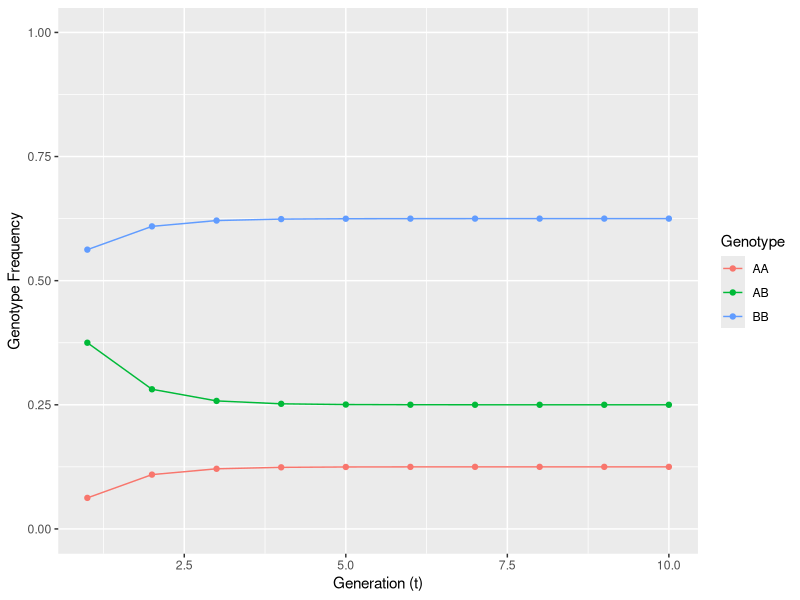
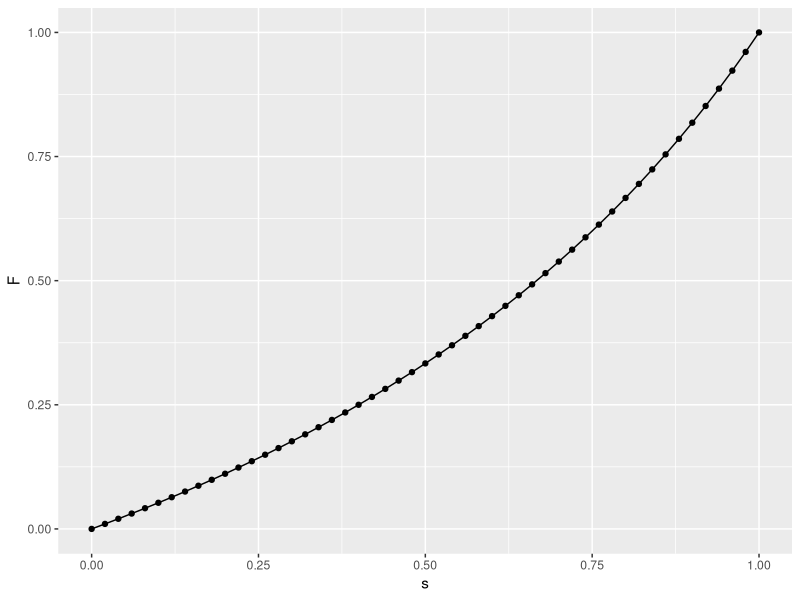

The R script that drew these images, in order:
## ---- chunk 1
p <- fAA <- fAB <- fBB <- rep(NA,10)
p[1] <- 0.25
fAA[1] <- p[1]^2
fAB[1] <- 2*p[1]*(1-p[1])
fBB[1] <- (1-p[1])^2
## ---- chunk 2
cbind(p,fAA,fAB,fBB)
## ---- chunk 3
s <- 0.5
for(i in 2:10){
  fAA[i] <- s*(fAA[i-1] + fAB[i-1]/4) + (1-s)*p[i-1]^2
  fAB[i] <- s*fAB[i-1]/2 + (1-s)*2*p[i-1]*(1-p[i-1])
  fBB[i] <- s*(fBB[i-1] + fAB[i-1]/4) + (1-s)*(1-p[i-1])^2
  p[i] <- fAA[i] + fAB[i]/2
}
## ---- chunk 4
require(ggplot2)
df <- data.frame( F=c(fAA,fAB,fBB), T=rep( 1:10, times=3), Genotype=rep(c("AA","AB","BB"), each=length(fAA)))
ggplot(df,aes(x=T,y=F,color=Genotype)) + geom_line() + geom_point() + xlab("Generation (t)") + ylab("Genotype Frequency") + ylim(0,1)
## ---- chunk 5
fAA + fAB + fBB
## ---- chunk 6
equilbrium.Q <- function(p,s){
  q <- 1-p
  return(((1 - s) * 4 * p * q)/(2 - s))
}
## ---- chunk 7
equilbrium.Q(0.5,1)
equilbrium.Q(0.5,0)
equilbrium.Q(0.25,0.25)
## ---- chunk 8
df <- data.frame( s=seq(0,1,by=0.02))
df$F <- df$s/(2-df$s)
ggplot( df, aes(x=s,y=F) ) + geom_line() + geom_point()
